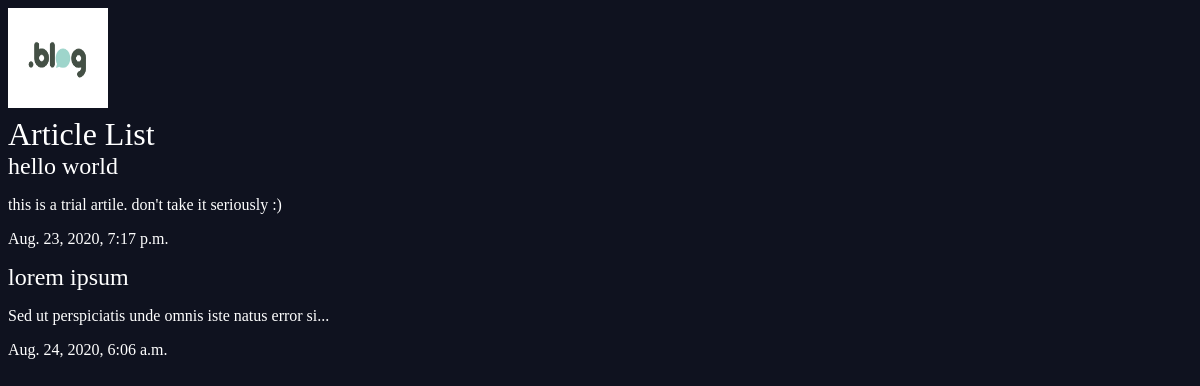
/articles/, run on an earlier commit of the app's database.
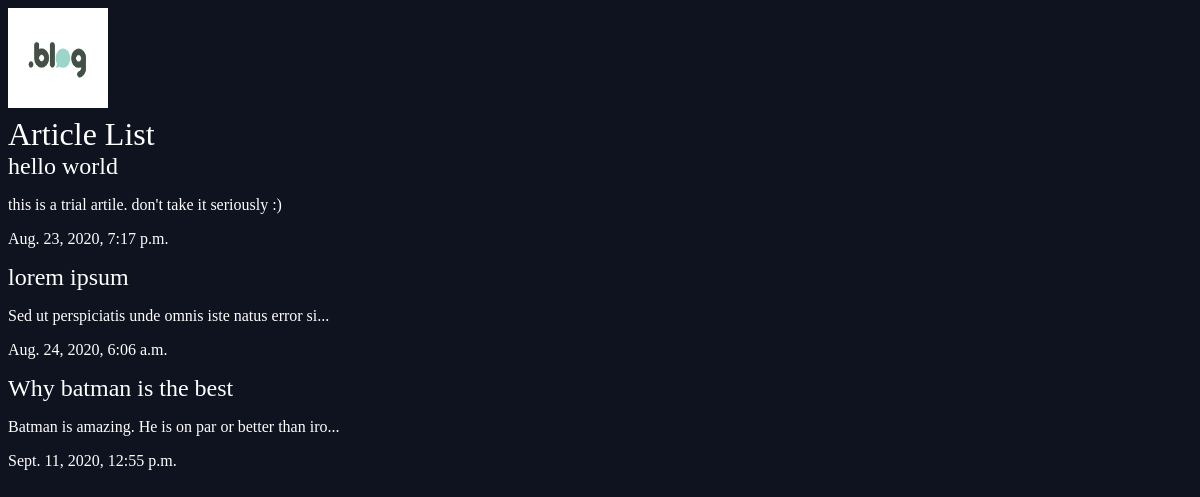
And on a later commit of the database.
### articles/models.py (models this page shows, shortened)
class Article(models.Model):
    title = models.CharField(max_length=100)
    slug = models.SlugField()
    body = models.TextField()
    date = models.DateTimeField(auto_now_add=True)
    thumb = models.ImageField(default = 'default.png', blank = True)
    def snippet(self):
        if len(self.body) <= 50:
            return self.body
        else:
            return self.body[:50] + "..."

### articles/views.py (the view)
# urls.py: path('', views.article_list, name='list'),
def article_list(request):
    articles = Article.objects.all().order_by('date')
    return render(request, 'articles/article_list.html', {'articles':articles})

### articles/templates/articles/article_list.html
{% extends 'base_layout.html' %}
 {% block content %}
    <h1>Article List</h1>
    <div class="articles">
        {% for article in articles %}
        <div class="article">
        <h2><a href="{% url 'articles:detail' slug=article.slug %}">{{article.title}}</a></h2>
        <p>{{article.snippet}}</p>
        <p>{{article.date}}</p>
        </div>
        {% endfor %}
    </div>
 {% endblock %}

### templates/base_layout.html (shortened to what this page needs)
{% load static %}
<!DOCTYPE html>
<html lang="en">
<head>
    <link rel="stylesheet" href="{% static 'style.css' %}">
</head>
<body>
    <h1><a href="{% url 'articles:list' %}"><img class="blogLogo" src="{% static 'blog_logo.png' %}" height="100" width="100"></a></h1>
    {% block content %}
    {% endblock %}
</body>
</html>

### assets/style.css (style rules this page uses)
body { background-color: #0f121f; background-image: url(/static/stars.png); background-repeat: no-repeat; color: #fff; }
img { height: 100px; width: 100px; }
body * { font-family: Ubuntu; }
h1, h2, h3, h4, h5 { font-weight: normal; margin: 0; }
a, a:hover, a:visited { color: #fff; text-decoration: none; }

What changed in the data, as far as the page shows it:
added Article: title "Why batman is the best", snippet "Batman is amazing. He is on par or better than iro...", date "Sept. 11, 2020, 12:55 p.m."
